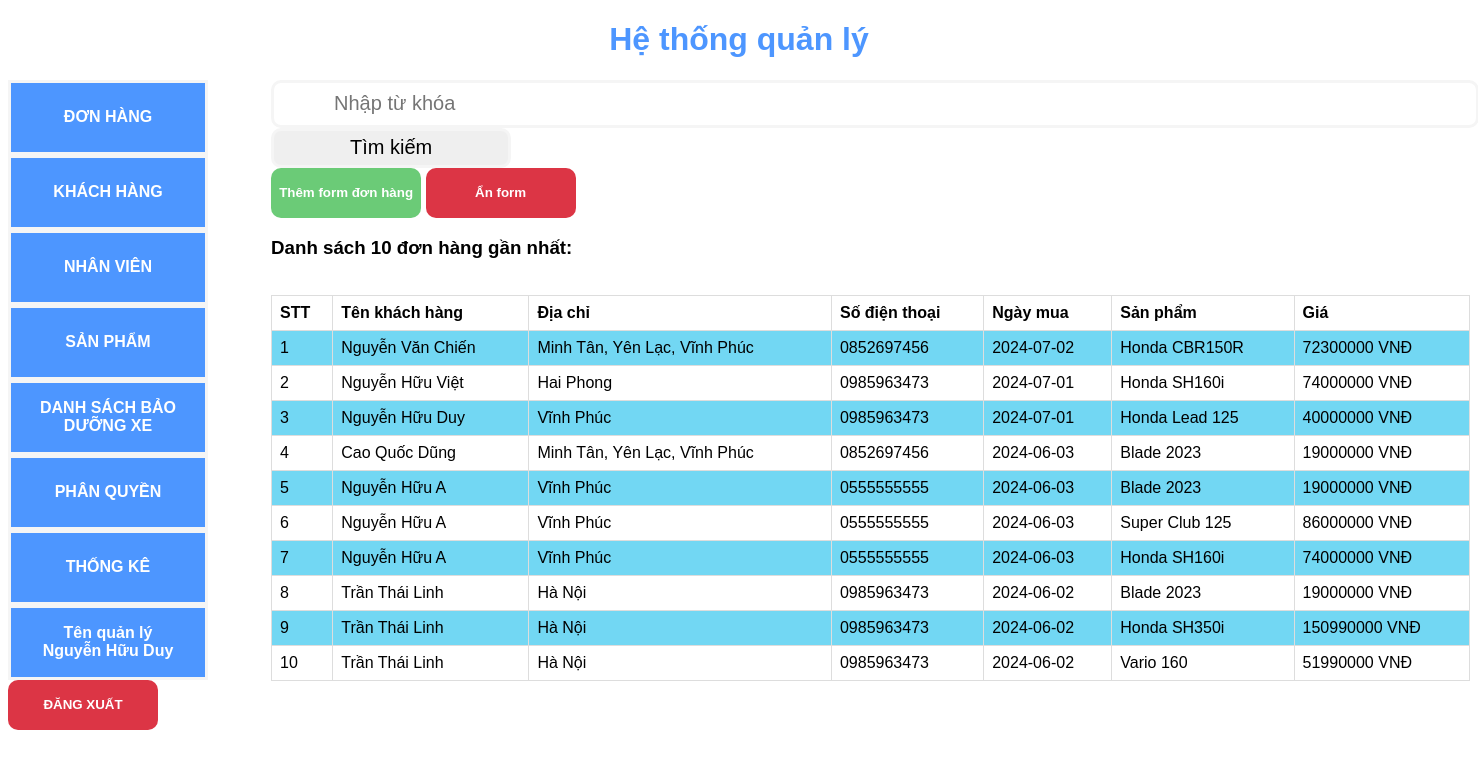
Screenshot of /home.php (signed in) with the database file from the repository.
### tables this page shows
CREATE TABLE `account` (
  `ID` varchar(11) NOT NULL,
  `ACCOUNT` text NOT NULL,
  `PASSWORD` text NOT NULL,
  `NAME` text DEFAULT NULL,
  `ADDRESS` text DEFAULT NULL,
  `CONTACT` text DEFAULT NULL,
  `ROLE` int(2) NOT NULL
);

CREATE TABLE `customer` (
  `ID` int(11) NOT NULL,
  `TENKH` text NOT NULL,
  `DIACHI` text NOT NULL,
  `SODIENTHOAI` text NOT NULL,
  `MASP` varchar(11) NOT NULL,
  `NGAY` date NOT NULL,
  `MANGUOIBAN` varchar(11) DEFAULT NULL,
  `NGUOIQL` text NOT NULL
);

CREATE TABLE `product` (
  `MASP` varchar(11) NOT NULL,
  `TENSP` text NOT NULL,
  `GIASP` int(11) NOT NULL,
  `THONGTINSP` text DEFAULT NULL,
  `SOLUONG` int(11) NOT NULL
);

### home.php (the view, shortened to what this page needs)
<?php
require_once "database.php";
?>
<!DOCTYPE html>
<html lang="en">
<head>
    <link rel="stylesheet" href="style.css">
</head>
<body class="signin-page">
    <div>
        <h1 class="tittle">Hệ thống quản lý</h1>
    </div>
    <div class="content">
        <div class="list">
            <button class=" tabLink active" id="buttonOrder" onclick="openTab(event, 'order', true)">
                ĐƠN HÀNG
            </button>
            <button class="tabLink" id="buttonCustomer" onclick="openTab(event, 'customer', true)">
                KHÁCH HÀNG
            </button>
            <button class="tabLink" id="buttonStaff" onclick="openTab(event, 'staff', true)">NHÂN VIÊN</button>
            <button class="tabLink" id="buttonProduct" onclick="openTab(event, 'product', true)">SẢN PHẨM</button>
            <button class="tabLink" id="buttonMaintenanceList" onclick="openTab(event, 'maintenanceList', true)">DANH
                SÁCH BẢO DƯỠNG XE</button>
            <button class="tabLink" id="buttonDecentralization" onclick="openTab(event, 'decentralization', true)">PHÂN
                QUYỀN</button>
            <button class="tabLink" id="buttonStatistical" onclick="openTab(event, 'statistical', true)">THỐNG
                KÊ</button>
            <button class="tabLink" id="buttonInfor" onclick="openTab(event, 'infor', true)">
                <div>
                    <?php
                        $sql_name="SELECT * FROM ACCOUNT WHERE ACCOUNT='".$_SESSION["email"]."'";
                        $result_name=$mysqli->query($sql_name);
                        if (mysqli_num_rows($result_name) > 0) {
                            while ($row = mysqli_fetch_assoc($result_name)) {
                                echo"<div><label style='color:white'>Tên quản lý</label><br>".$row["NAME"]."</div>";
                            }
                        }
                    ?>
                </div>
            </button>
            <button class="signout"><a href="signout.php"
                    style="color: white; font-weight: 700; text-decoration: none;">
                    ĐĂNG XUẤT</a>
            </button>
        </div>
        <div class="allContent">
            <div class="tabContent" id="order" style="display:block;">
                <div>
                    <form method="POST">
                        <input type="text" class="search" name="search" placeholder="Nhập từ khóa">
                        <button type="submit" class="submitSearchOrder" name="submitSearchOrder">Tìm kiếm</button>
                    </form>
                </div>
                <div class="showHidden">
                    <form method="POST">
                        <button type="submit" name="showFormOrder">Thêm form đơn hàng</button>
                        <button type="submit" name="hiddenFormOrder">Ẩn form</button>
                    </form>
                </div>
                <div id="hiddenOrder">
                    <div class="displayCustomerOrder">
                        <?php
                            if ($_SESSION["role"]>0){
                                $sql_allCustomerOrder = "SELECT * FROM CUSTOMER NATURAL JOIN PRODUCT ORDER BY NGAY DESC LIMIT 10";
                            }
                            else {
                                $sql_allCustomerOrder = "SELECT * FROM CUSTOMER NATURAL JOIN PRODUCT WHERE NGUOIQL='" . $_SESSION["email"] . "' ORDER BY NGAY DESC LIMIT 10";
                            }
                            $result_allCustomerOrder = $mysqli->query($sql_allCustomerOrder);
                            if (mysqli_num_rows($result_allCustomerOrder) > 0) {
                                echo "<h3>Danh sách 10 đơn hàng gần nhất: </h3><br>";
                                echo"<table>
                                        <tr>
                                            <th>STT</th>
                                            <th>Tên khách hàng</th>
                                            <th>Địa chỉ</th>
                                            <th>Số điện thoại</th>
                                            <th>Ngày mua</th>
                                            <th>Sản phẩm</th>
                                            <th>Giá</th>
                                        </tr>";
                                $countOrderAll=1;
                                while ($row = mysqli_fetch_assoc($result_allCustomerOrder)) {
                                    echo "<tr>
                                            <td>".$countOrderAll."</td>
                                            <td>" . $row['TENKH'] . "</td>
                                            <td>" . $row['DIACHI'] . "</td>
                                            <td>" . $row['SODIENTHOAI'] . "</td>
                                            <td>" . $row['NGAY'] . "</td>
                                            <td>" . $row['TENSP'] . "</td>
                                            <td>" . $row['GIASP'] . " VNĐ</td>
                                        </tr>";
                                    $countOrderAll++;
                                }
                                echo"</table>";
                            }
                        ?>
                    </div>
                </div>
            </div>
        </div>
    </div>
</body>
</html>

### style.css (style rules this page uses)
* { font-family: sans-serif; }
.signin-page { background-color: white; }
.tittle,.signin-tittle { text-align: center; color: #4D96FF; }
.tabLink { border: 3px solid whitesmoke; color: white; background-color: #4D96FF; font-size: 16px; width: 200px; height: 75px; font-weight: 700; transition: 0.5s; }
.list { display: flex; flex-direction: column; }
.tabContent { display: none; margin-left: 5%; color: black; }
.search { width: 1140px; height: 40px; border: 3px solid whitesmoke; border-radius: 10px; font-size: 20px; padding-left: 5%; }
.submitSearchOrder { width: 240px; height: 40px; border: 3px solid whitesmoke; border-radius: 10px; font-size: 20px; font-weight: 100; }
.content { display: flex; }
.showHidden button { width: 150px; height: 50px; border-radius: 10px; border: 1px hidden #4cae4c; background-color: #6BCB77; color:white; font-weight: 700; }
.showHidden button:nth-child(even) { background-color: #dc3545; }
.signout { width: 150px; height: 50px; border-radius: 10px; border: 1px hidden whitesmoke; background-color: #dc3545; }
table { font-family: arial, sans-serif; border-collapse: collapse; width: 100%; }
td, th { border: 1px solid #dddddd; text-align: left; padding: 8px; }
tr:nth-child(even) { background-color:rgb(114, 215, 243); }

### rows the page displays
account: NAME "Nguyễn Hữu Duy"
customer: TENKH "Nguyễn Văn Chiến", DIACHI "Minh Tân, Yên Lạc, Vĩnh Phúc", SODIENTHOAI "0852697456", NGAY "2024-07-02", MASP.TENSP "Honda CBR150R", MASP.GIASP "72300000"
customer: TENKH "Nguyễn Hữu Việt", DIACHI "Hai Phong", SODIENTHOAI "0985963473", NGAY "2024-07-01", MASP.TENSP "Honda SH160i", MASP.GIASP "74000000"
customer: TENKH "Nguyễn Hữu Duy", DIACHI "Vĩnh Phúc", SODIENTHOAI "0985963473", NGAY "2024-07-01", MASP.TENSP "Honda Lead 125", MASP.GIASP "40000000"
customer: TENKH "Cao Quốc Dũng", DIACHI "Minh Tân, Yên Lạc, Vĩnh Phúc", SODIENTHOAI "0852697456", NGAY "2024-06-03", MASP.TENSP "Blade 2023", MASP.GIASP "19000000"
customer: TENKH "Nguyễn Hữu A", DIACHI "Vĩnh Phúc", SODIENTHOAI "0555555555", NGAY "2024-06-03", MASP.TENSP "Blade 2023", MASP.GIASP "19000000"
customer: TENKH "Nguyễn Hữu A", DIACHI "Vĩnh Phúc", SODIENTHOAI "0555555555", NGAY "2024-06-03", MASP.TENSP "Super Club 125", MASP.GIASP "86000000"
customer: TENKH "Nguyễn Hữu A", DIACHI "Vĩnh Phúc", SODIENTHOAI "0555555555", NGAY "2024-06-03", MASP.TENSP "Honda SH160i", MASP.GIASP "74000000"
customer: TENKH "Trần Thái Linh", DIACHI "Hà Nội", SODIENTHOAI "0985963473", NGAY "2024-06-02", MASP.TENSP "Blade 2023", MASP.GIASP "19000000"
customer: TENKH "Trần Thái Linh", DIACHI "Hà Nội", SODIENTHOAI "0985963473", NGAY "2024-06-02", MASP.TENSP "Honda SH350i", MASP.GIASP "150990000"
customer: TENKH "Trần Thái Linh", DIACHI "Hà Nội", SODIENTHOAI "0985963473", NGAY "2024-06-02", MASP.TENSP "Vario 160", MASP.GIASP "51990000"
